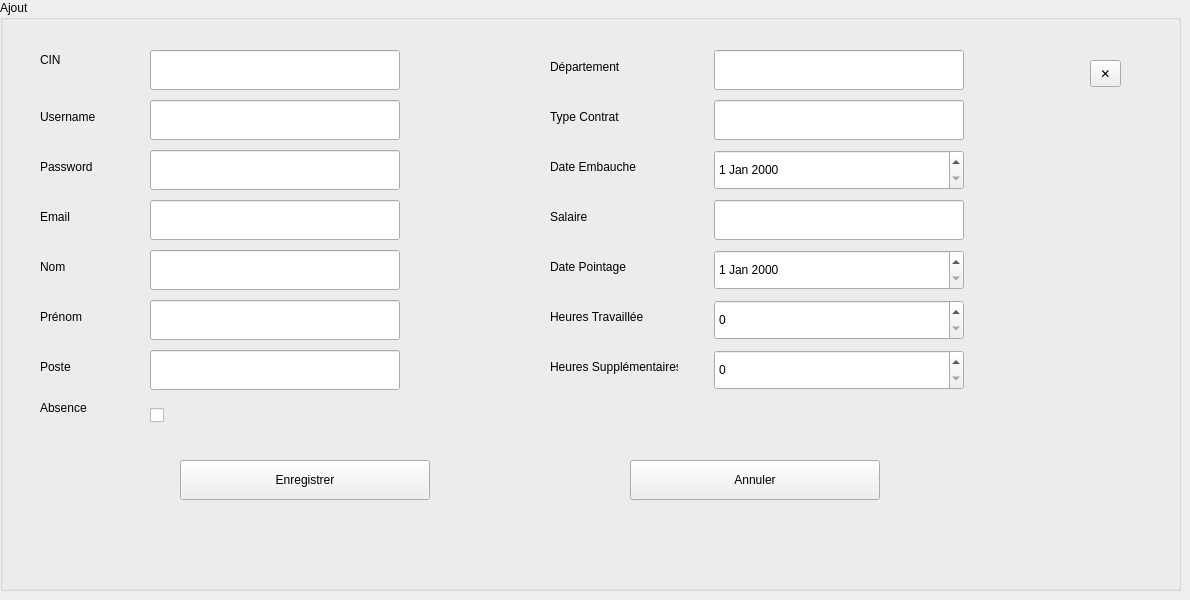
            <widget class="QWidget" name="page_add_Emp">
             <widget class="QGroupBox" name="groupBox_2">
              <property name="geometry">
               <rect>
                <x>0</x>
                <y>0</y>
                <width>1181</width>
                <height>591</height>
               </rect>
              </property>
              <property name="title">
               <string>Ajout </string>
              </property>
              <widget class="QLabel" name="label_8">
               <property name="geometry">
                <rect>
                 <x>550</x>
                 <y>50</y>
                 <width>100</width>
                 <height>34</height>
                </rect>
               </property>
               <property name="text">
                <string>Département</string>
               </property>
              </widget>
              <widget class="QLabel" name="label_12">
               <property name="geometry">
                <rect>
                 <x>550</x>
                 <y>250</y>
                 <width>100</width>
                 <height>34</height>
                </rect>
               </property>
               <property name="text">
                <string>Date Pointage</string>
               </property>
              </widget>
              <widget class="QSpinBox" name="spinHeuresTravAdd">
               <property name="geometry">
                <rect>
                 <x>714</x>
                 <y>300</y>
                 <width>250</width>
                 <height>40</height>
                </rect>
               </property>
              </widget>
              <widget class="QLabel" name="label_7">
               <property name="geometry">
                <rect>
                 <x>40</x>
                 <y>350</y>
                 <width>100</width>
                 <height>34</height>
                </rect>
               </property>
               <property name="text">
                <string>Poste</string>
               </property>
              </widget>
              <widget class="QLabel" name="label_14">
               <property name="geometry">
                <rect>
                 <x>550</x>
                 <y>350</y>
                 <width>128</width>
                 <height>34</height>
                </rect>
               </property>
               <property name="text">
                <string>Heures Supplémentaires</string>
               </property>
              </widget>
              <widget class="QLabel" name="label_6">
               <property name="geometry">
                <rect>
                 <x>40</x>
                 <y>300</y>
                 <width>100</width>
                 <height>34</height>
                </rect>
               </property>
               <property name="text">
                <string>Prénom</string>
               </property>
              </widget>
              <widget class="QLineEdit" name="lineNomAdd">
               <property name="geometry">
                <rect>
                 <x>150</x>
                 <y>250</y>
                 <width>250</width>
                 <height>40</height>
                </rect>
               </property>
              </widget>
              <widget class="QLabel" name="label_5">
               <property name="geometry">
                <rect>
                 <x>40</x>
                 <y>250</y>
                 <width>100</width>
                 <height>34</height>
                </rect>
               </property>
               <property name="text">
                <string>Nom</string>
               </property>
              </widget>
              <widget class="QLineEdit" name="lineDepartementAdd">
               <property name="geometry">
                <rect>
                 <x>714</x>
                 <y>50</y>
                 <width>250</width>
                 <height>40</height>
                </rect>
               </property>
              </widget>
              <widget class="QLineEdit" name="lineCINAdd">
               <property name="geometry">
                <rect>
                 <x>150</x>
                 <y>50</y>
                 <width>250</width>
                 <height>40</height>
                </rect>
               </property>
              </widget>
              <widget class="QLineEdit" name="lineEmailAdd">
               <property name="geometry">
                <rect>
                 <x>150</x>
                 <y>200</y>
                 <width>250</width>
                 <height>40</height>
                </rect>
               </property>
              </widget>
              <widget class="QLabel" name="label">
               <property name="geometry">
                <rect>
                 <x>40</x>
                 <y>50</y>
                 <width>100</width>
                 <height>20</height>
                </rect>
               </property>
               <property name="text">
                <string>CIN</string>
               </property>
              </widget>
              <widget class="QLineEdit" name="linePosteAdd">
               <property name="geometry">
                <rect>
                 <x>150</x>
                 <y>350</y>
                 <width>250</width>
                 <height>40</height>
                </rect>
               </property>
              </widget>
              <widget class="QLabel" name="label_3">
               <property name="geometry">
                <rect>
                 <x>40</x>
                 <y>150</y>
                 <width>100</width>
                 <height>34</height>
                </rect>
               </property>
               <property name="text">
                <string>Password</string>
               </property>
              </widget>
              <widget class="QDateEdit" name="datePointageAdd">
               <property name="geometry">
                <rect>
                 <x>714</x>
                 <y>250</y>
                 <width>250</width>
                 <height>40</height>
                </rect>
               </property>
              </widget>
              <widget class="QPushButton" name="btnSaveEmployee">
               <property name="geometry">
                <rect>
                 <x>180</x>
                 <y>460</y>
                 <width>250</width>
                 <height>40</height>
                </rect>
               </property>
               <property name="text">
                <string>Enregistrer</string>
               </property>
              </widget>
              <widget class="QCheckBox" name="checkAbsenceAdd">
               <property name="geometry">
                <rect>
                 <x>150</x>
                 <y>400</y>
                 <width>21</width>
                 <height>31</height>
                </rect>
               </property>
              </widget>
              <widget class="QLabel" name="label_4">
               <property name="geometry">
                <rect>
                 <x>40</x>
                 <y>200</y>
                 <width>100</width>
                 <height>34</height>
                </rect>
               </property>
               <property name="text">
                <string>Email</string>
               </property>
              </widget>
              <widget class="QLineEdit" name="lineTypeContratAdd">
               <property name="geometry">
                <rect>
                 <x>714</x>
                 <y>100</y>
                 <width>250</width>
                 <height>40</height>
                </rect>
               </property>
              </widget>
              <widget class="QLabel" name="label_15">
               <property name="geometry">
                <rect>
                 <x>40</x>
                 <y>400</y>
                 <width>100</width>
                 <height>15</height>
                </rect>
               </property>
               <property name="text">
                <string>Absence</string>
               </property>
              </widget>
              <widget class="QLineEdit" name="linePasswordAdd">
               <property name="geometry">
                <rect>
                 <x>150</x>
                 <y>150</y>
                 <width>250</width>
                 <height>40</height>
                </rect>
               </property>
              </widget>
              <widget class="QLabel" name="label_10">
               <property name="geometry">
                <rect>
                 <x>550</x>
                 <y>150</y>
                 <width>100</width>
                 <height>34</height>
                </rect>
               </property>
               <property name="text">
                <string>Date Embauche</string>
               </property>
              </widget>
              <widget class="QLabel" name="label_11">
               <property name="geometry">
                <rect>
                 <x>550</x>
                 <y>200</y>
                 <width>100</width>
                 <height>34</height>
                </rect>
               </property>
               <property name="text">
                <string>Salaire</string>
               </property>
              </widget>
              <widget class="QLabel" name="label_13">
               <property name="geometry">
                <rect>
                 <x>550</x>
                 <y>300</y>
                 <width>93</width>
                 <height>34</height>
                </rect>
               </property>
               <property name="text">
                <string>Heures Travaillées</string>
               </property>
              </widget>
              <widget class="QDateEdit" name="dateEmbaucheAdd">
               <property name="geometry">
                <rect>
                 <x>714</x>
                 <y>150</y>
                 <width>250</width>
                 <height>40</height>
                </rect>
               </property>
              </widget>
              <widget class="QSpinBox" name="spinHeuresSuppAdd">
               <property name="geometry">
                <rect>
                 <x>714</x>
                 <y>350</y>
                 <width>250</width>
                 <height>40</height>
                </rect>
               </property>
              </widget>
              <widget class="QLabel" name="label_9">
               <property name="geometry">
                <rect>
                 <x>550</x>
                 <y>100</y>
                 <width>100</width>
                 <height>34</height>
                </rect>
               </property>
               <property name="text">
                <string>Type Contrat</string>
               </property>
              </widget>
              <widget class="QLineEdit" name="linePrenomAdd">
               <property name="geometry">
                <rect>
                 <x>150</x>
                 <y>300</y>
                 <width>250</width>
                 <height>40</height>
                </rect>
               </property>
              </widget>
              <widget class="QLabel" name="label_2">
               <property name="geometry">
                <rect>
                 <x>40</x>
                 <y>100</y>
                 <width>100</width>
                 <height>34</height>
                </rect>
               </property>
               <property name="text">
                <string>Username</string>
               </property>
              </widget>
              <widget class="QLineEdit" name="lineUsernameAdd">
               <property name="geometry">
                <rect>
                 <x>150</x>
                 <y>100</y>
                 <width>250</width>
                 <height>40</height>
                </rect>
               </property>
              </widget>
              <widget class="QLineEdit" name="lineSalaireAdd">
               <property name="geometry">
                <rect>
                 <x>714</x>
                 <y>200</y>
                 <width>250</width>
                 <height>40</height>
                </rect>
               </property>
              </widget>
              <widget class="QToolButton" name="BtnPopupCancelLabs_8">
               <property name="geometry">
                <rect>
                 <x>1090</x>
                 <y>60</y>
                 <width>31</width>
                 <height>27</height>
                </rect>
               </property>
               <property name="toolTip">
                <string>Fermer</string>
               </property>
               <property name="text">
                <string>✕</string>
               </property>
              </widget>
              <widget class="QPushButton" name="btnSaveEmployee_2">
               <property name="geometry">
                <rect>
                 <x>630</x>
                 <y>460</y>
                 <width>250</width>
                 <height>40</height>
                </rect>
               </property>
               <property name="text">
                <string>Annuler</string>
               </property>
              </widget>
             </widget>
            </widget>
